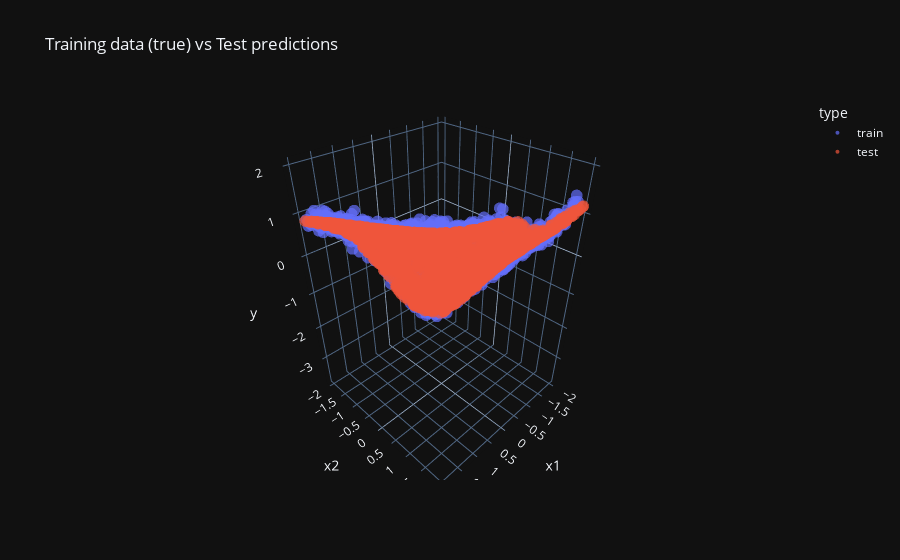

Notebook code for this chart:
### Markdown cell above
### Generate some test points, predict, visualize the predictions

### Code cell
# --- Generate test data in the same way as training ---
N_test = 2000
x1_test = rng.uniform(-2.0, 2.0, size=N_test)
x2_test = rng.uniform(-2.0, 2.0, size=N_test)
X_test = np.stack([x1_test, x2_test], axis=1)

noise_test = rng.normal(0.0, 0.1, size=N_test)
y_test = 1.2 * np.sin(x1_test) + 0.7 * x2_test - 0.3 * x1_test * x2_test + noise_test
y_test = y_test.reshape(N_test, 1)

# Predict on test set
y_pred_test, _ = forward(X_test, params)

# --- Create a combined DataFrame for plotting ---
df_train = pd.DataFrame({
    "x1": X[:,0], "x2": X[:,1], "y": y.squeeze(),
    "type": "train"
})

df_test = pd.DataFrame({
    "x1": X_test[:,0], "x2": X_test[:,1], "y": y_pred_test.squeeze(),
    "type": "test"
})

df_all = pd.concat([df_train, df_test], ignore_index=True)

# --- Plot ---
fig = px.scatter_3d(
    df_all, x="x1", y="x2", z="y",
    color="type",  # train vs test
    opacity=0.7,
    title="Training data (true) vs Test predictions"
)
fig.update_traces(marker=dict(size=4))
fig.show()

### Figure 1 — Plotly figure (JSON) as saved in the notebook; plotly's stock layout.template omitted (floating-point values rounded to 4 significant figures; data arrays with more than 128 entries replaced by an {"elided": "..."} marker saying what was removed)
{"data": [{"hovertemplate": "type=train<br>x1=%{x}<br>x2=%{y}<br>y=%{z}<extra></extra>", "legendgroup": "train", "marker": {"color": "#636efa", "opacity": 0.7, "symbol": "circle", "size": 4}, "mode": "markers", "name": "train", "scene": "scene", "showlegend": true, "x": {"elided": "2000 float values"}, "y": {"elided": "2000 float values"}, "z": {"elided": "2000 float values"}, "type": "scatter3d"}, {"hovertemplate": "type=test<br>x1=%{x}<br>x2=%{y}<br>y=%{z}<extra></extra>", "legendgroup": "test", "marker": {"color": "#EF553B", "opacity": 0.7, "symbol": "circle", "size": 4}, "mode": "markers", "name": "test", "scene": "scene", "showlegend": true, "x": {"elided": "2000 float values"}, "y": {"elided": "2000 float values"}, "z": {"elided": "2000 float values"}, "type": "scatter3d"}], "layout": {"scene": {"domain": {"x": [0.0, 1.0], "y": [0.0, 1.0]}, "xaxis": {"title": {"text": "x1"}}, "yaxis": {"title": {"text": "x2"}}, "zaxis": {"title": {"text": "y"}}}, "legend": {"title": {"text": "type"}, "tracegroupgap": 0}, "title": {"text": "Training data (true) vs Test predictions"}}}
